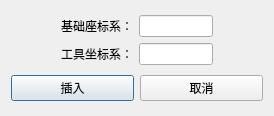
<?xml version="1.0" encoding="UTF-8"?>
<ui version="4.0">
 <class>Dialog</class>
 <widget class="QDialog" name="Dialog">
  <property name="geometry">
   <rect>
    <x>0</x>
    <y>0</y>
    <width>274</width>
    <height>116</height>
   </rect>
  </property>
  <property name="windowTitle">
   <string>设置坐标系</string>
  </property>
  <layout class="QVBoxLayout" name="verticalLayout_2" stretch="1,0">
   <item>
    <layout class="QVBoxLayout" name="verticalLayout" stretch="2">
     <item>
      <layout class="QVBoxLayout" name="verticalLayout_3">
       <property name="topMargin">
        <number>0</number>
       </property>
       <property name="bottomMargin">
        <number>0</number>
       </property>
       <item>
        <layout class="QHBoxLayout" name="horizontalLayout_6">
         <property name="leftMargin">
          <number>50</number>
         </property>
         <property name="rightMargin">
          <number>50</number>
         </property>
         <item>
          <widget class="QLabel" name="label_3">
           <property name="text">
            <string>基础座标系：</string>
           </property>
          </widget>
         </item>
         <item>
          <widget class="QLineEdit" name="et_xyz_base"/>
         </item>
        </layout>
       </item>
       <item>
        <layout class="QHBoxLayout" name="horizontalLayout_4">
         <property name="leftMargin">
          <number>50</number>
         </property>
         <property name="rightMargin">
          <number>50</number>
         </property>
         <item>
          <widget class="QLabel" name="label">
           <property name="layoutDirection">
            <enum>Qt::LeftToRight</enum>
           </property>
           <property name="text">
            <string>工具坐标系：</string>
           </property>
           <property name="alignment">
            <set>Qt::AlignCenter</set>
           </property>
          </widget>
         </item>
         <item>
          <widget class="QLineEdit" name="et_xyz_tool">
           <property name="sizePolicy">
            <sizepolicy hsizetype="Preferred" vsizetype="Fixed">
             <horstretch>0</horstretch>
             <verstretch>0</verstretch>
            </sizepolicy>
           </property>
          </widget>
         </item>
        </layout>
       </item>
      </layout>
     </item>
    </layout>
   </item>
   <item>
    <layout class="QHBoxLayout" name="horizontalLayout">
     <item>
      <widget class="QPushButton" name="btn_xyz_insert">
       <property name="text">
        <string>插入</string>
       </property>
      </widget>
     </item>
     <item>
      <widget class="QPushButton" name="btn_xyz_cancel">
       <property name="text">
        <string>取消</string>
       </property>
      </widget>
     </item>
    </layout>
   </item>
  </layout>
 </widget>
 <resources/>
 <connections/>
</ui>
